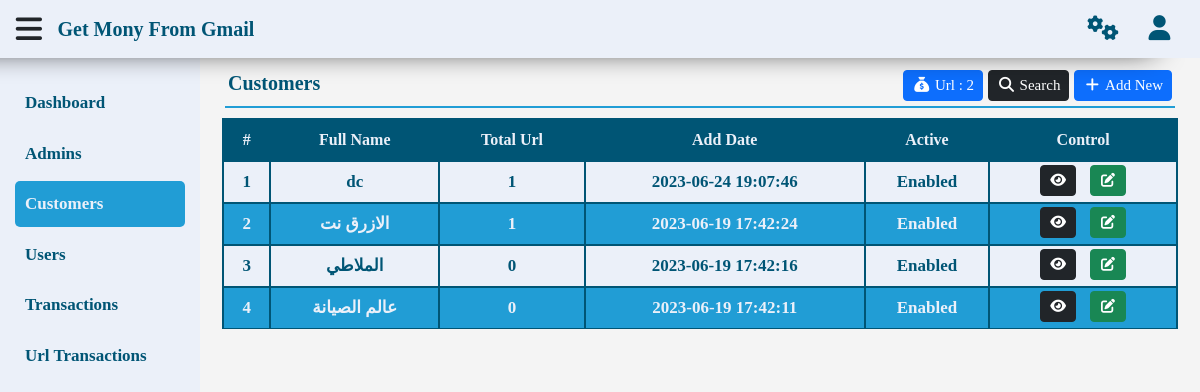
The app's page /gmr/customers.php?Page=View (signed in) with its own data.
### tables this page shows
CREATE TABLE `customers` (
  `id` int(11) NOT NULL,
  `fullname` text NOT NULL,
  `cu_location` text NOT NULL,
  `cu_date` timestamp NOT NULL DEFAULT current_timestamp(),
  `active` int(1) NOT NULL DEFAULT 0
);

### gmr/function.php (called while the page is built, shortened)
<?php
function getData ($table, $where = '1 = 1', $value = null, $by = 'id', $order = 'DESC', $limit = null) {
    global $con;
    $statment = $con->prepare("SELECT * FROM $table WHERE $where ORDER BY $by $order $limit");
    $statment->execute($value);
    return $statment->fetchAll();
}
function getCount ($table, $where = '1 = 1', $value = null) {
    global $con;
    $statment = $con->prepare("SELECT * FROM $table WHERE $where");
    $statment->execute($value);
    return $statment->rowCount();
}
function printName($number) {
    if ($number == 1) {
        return 'Enabled';
    } else {
        return 'Disabled';
    }
}

### gmr/inc/page/customers/view.php (the view, shortened to what this page needs)
<?php
$url = 0;
foreach (getData('url_transactions') as $all) {
    if ($all['ut_state'] == 1) {
        $url += $all['ut_state'];
    }
}
?>
<div class="content">
    <nav class="navbar navbar-expand-lg">
        <a class="navbar-brand">
            <span><?php echo $pageTitle ?></span>
        </a>
        <div class="collapse navbar-collapse" id="navbarSupportedContent">
            <ul class="navbar-nav me-auto mb-2 mb-lg-0">
                <li class="nav-item">
                    <a class="nav-link btn btn-primary btn-sm" aria-current="page" href="#">
                        <i class="fa fa-sack-dollar fa-fw"></i>
                        <span>
                            Url :
                            <?php echo $url ?>
                        </span>
                    </a>
                </li>
                <li class="nav-item">
                    <a class="nav-link btn btn-dark btn-sm" aria-current="page" href="#" id="search">
                        <i class="fa fa-search fa-fw"></i>
                        <span>Search</span>
                    </a>
                </li>
                <li class="nav-item">
                    <a class="nav-link btn btn-primary btn-sm" aria-current="page" href="?Page=Add">
                        <i class="fa fa-plus fa-fw"></i>
                        <span>Add New</span>
                    </a>
                </li>
            </ul>
        </div>
    </nav>
    <div class="container">
        <div class="table-responsive">
            <table class="table">
                <thead>
                    <tr>
                        <th scope="col">#</th>
                        <th scope="col">Full Name</th>
                        <th scope="col">Total Url</th>
                        <th scope="col">Add Date</th>
                        <th scope="col">Active</th>
                        <th scope="col">Control</th>
                    </tr>
                </thead>
                <tbody>
                    <?php $i =1; foreach (getData('customers') as $all) { ?>
                    <tr>
                        <td><?php echo $i ?></td>
                        <td><?php echo $all['fullname'] ?></td>
                        <td>
                            <?php
                                echo getCount('url_transactions','ut_state = 1 and customer = ?',array($all['fullname']));
                            ?>
                        </td>
                        <td><?php echo $all['cu_date'] ?></td>
                        <td><?php echo printName($all['active']) ?></td>
                        <td>
                            <a href="urltransactions.php?Page=View&Customer=<?php echo $all['id'] ?>" class="btn btn-dark btn-sm">
                                <i class="fa fa-eye fa-fw"></i>
                            </a>
                            <a href="?Page=Edit&ID=<?php echo $all['id'] ?>" class="btn btn-success btn-sm">
                                <i class="fa fa-edit fa-fw"></i>
                            </a>
                        </td>
                    </tr>
                    <?php $i++; } ?>
                </tbody>
            </table>
        </div>
    </div>
</div>

### gmr/lay/css/style.css (style rules this page uses)
:root { --background: #ebf0f9; --primary: white; --secondry: #005575; --third: #219dd5; }
* { box-sizing: border-box; font-family: 'Cairo'; }
body { background-color: #f4f4f4; }
ul { list-style: none; }
a { text-decoration: none; }
P, ul, h1, h2, h3, h4, h5, h6 { margin: 0; padding: 0; }
.content { position: relative; top: 50px; left: 200px; width: calc(100% - 200px); transition: .3s; padding: 10px; }
.navbar { border-bottom: 2px solid var(--third); margin: 0 15px 10px; padding: 3px; }
.navbar .navbar-brand { color: var(--secondry); font-weight: bold; font-size: 20px; margin: 0; }
.navbar ul { margin: 5px 0; }
.navbar ul li:not(:last-of-type) { margin-right: 5px; }
.navbar ul a,.navbar ul a:hover,.navbar ul a:focus { padding: 3px; color: white; font-size: 15px; }
table thead { background-color: var(--secondry); color: var(--background); }
table tbody tr { color: var(--secondry); font-size: 17px; }
table tbody tr td { padding: 3px !important; font-weight: bold; }
table tbody tr:nth-child(odd) { background-color: var(--background); color: var(--secondry); }
table tbody tr:nth-child(even) { background-color: var(--third); color: var(--background); }
table th, table td { border: 2px solid var(--secondry); vertical-align: middle; text-align: center; }
table td a { display: block; margin: 0 5px 3px; }

### records on screen
customers: fullname "dc", fullname "1", cu_date "2023-06-24 19:07:46", active "Enabled"
customers: fullname "الازرق نت", fullname "1", cu_date "2023-06-19 17:42:24", active "Enabled"
customers: fullname "الملاطي", fullname "0", cu_date "2023-06-19 17:42:16", active "Enabled"
customers: fullname "عالم الصيانة", fullname "0", cu_date "2023-06-19 17:42:11", active "Enabled"

### other values on screen
$pageTitle "Customers"
$url "2"
